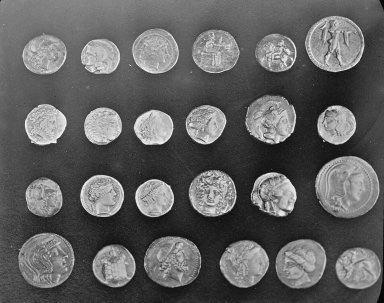
#> input picture Lab4/coins.jpg, 384 x 303 px, found by its file name
$ python main.py
#> lines starting #> are read from the running program, lines starting #| are printed output that depends on the picture; after the words box and inside, x2 and y2 are one past the last pixel; in counts of white or black regions, pixels touching at a corner belong together; long printed decimals are rounded
import skimage
import os
import matplotlib.pyplot as plt
from skimage.color import rgb2gray
from skimage.transform import rescale, resize
from skimage import io
from skimage.exposure import histogram
from skimage.util import img_as_ubyte
from skimage import data
from skimage.feature import match_template
import numpy as np


#Task 1
filename_path = "C:/Users/thed7f/Desktop/LTU/Programming for AI/Programming-for-ai-labs/Lab4/"
filename_coins = os.path.join(filename_path,'coins.jpg')
filename_astronaut = os.path.join(filename_path,'astronaut.jpg')

coins = io.imread(filename_coins)
#> coins is the input picture: shape (303, 384); min 1, max 251, mean 96.9
astronaut = io.imread(filename_astronaut)
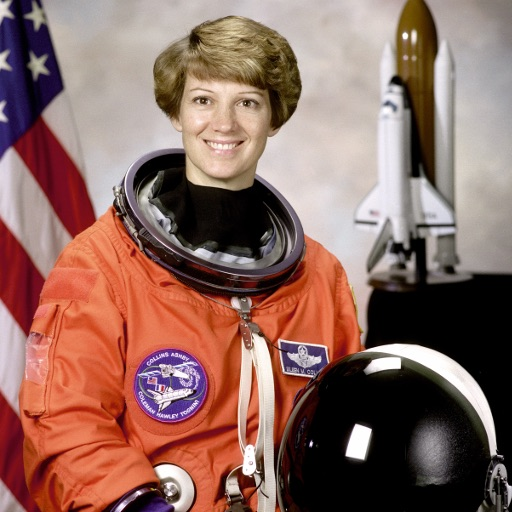
#> input picture Lab4/astronaut.jpg, 512 x 512 px, found by its file name
#> astronaut is the input picture: shape (512, 512, 3); mean R, G, B 141.8, 105.7, 96.7

print("Task1")

print(coins.shape)
#| (303, 384)
print(coins.dtype)
#| uint8
print(coins[1,1])
#| 143

print(astronaut.shape)
#| (512, 512, 3)
print(astronaut.dtype)
#| uint8
print(astronaut[1,1])
#| [145 143 148]

ax = plt.imshow(coins)
plt.show()
ax = plt.imshow(astronaut)
plt.show()

#Task 2
coins_grayscale = coins
astronaut_grayscale = rgb2gray(astronaut)

print("\nTask2")
print(coins_grayscale.dtype)
#| uint8
print(coins[1,1])
#| 143

print(astronaut_grayscale.dtype)
#| float64
print(astronaut_grayscale[1,1])
#| 0.5639

ax = plt.imshow(coins_grayscale)
plt.show()
ax = plt.imshow(astronaut_grayscale)
plt.show()

#Task 3
print("\nTask3")
print(astronaut_grayscale.shape)
#| (512, 512)
#resizing grayscaled astronaut
image_resized = resize(astronaut_grayscale, (astronaut_grayscale.shape[0] // 2, astronaut_grayscale.shape[1]// 2),
anti_aliasing=True)
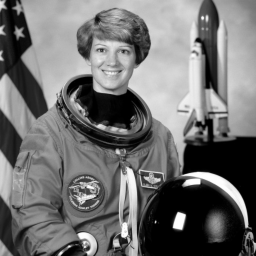
#> image_resized: shape (256, 256) float64; min 0, max 0.998, mean 0.442
print(image_resized.shape)
#| (256, 256)
print(image_resized.dtype) # float64
#| float64

#rescaling grayscaled astronaut
image_rescaled_75 = rescale(astronaut_grayscale, 0.75, anti_aliasing=False)
print(image_rescaled_75.shape)
#| (384, 384)
print(image_resized.dtype) # float64
#| float64

image_rescaled_50 = rescale(astronaut_grayscale, 0.5, anti_aliasing=False)
print(image_rescaled_50.shape)
#| (256, 256)

image_rescaled_25 = rescale(astronaut_grayscale, 0.25, anti_aliasing=False)
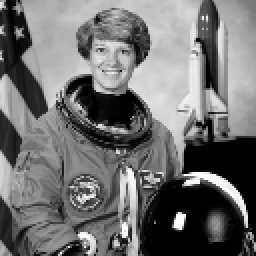
#> image_rescaled_25: shape (128, 128) float64 (shown 2 times larger); min 0, max 0.999, mean 0.442
print(image_rescaled_25.shape)
#| (128, 128)

#Task 4
ax = plt.hist(coins_grayscale.ravel(), bins = 256)

t = 120
binary = coins_grayscale < t
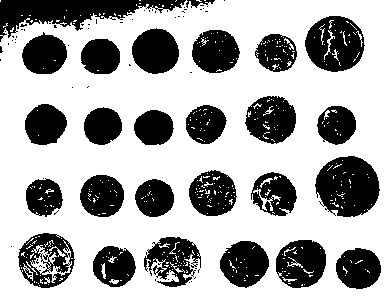
#> binary: shape (303, 384) bool; 66.6% white; 83 black regions (57 under 20 px), largest, box (x1, y1, x2, y2) and area: (0, 0, 186, 42) 3335, (315, 156, 380, 217) 2939, (305, 16, 365, 72) 2365


fig, ax = plt.subplots()
plt.imshow(binary, cmap="gray")
plt.show()
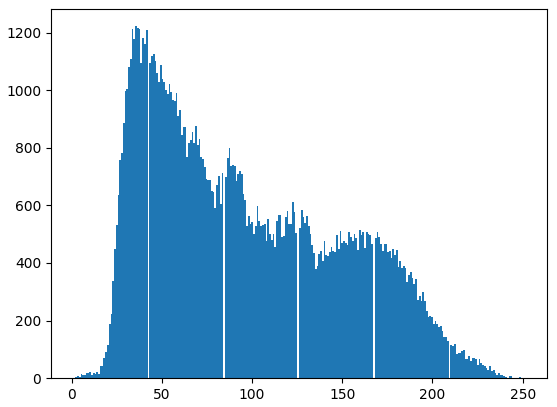
#> figure drawn by matplotlib, 1 panel; tallest bar 1222 high, from x = 35.18 to 36.16

#Task 5
print("\nTask5")
image = data.coins() #¤Loads same coin image as above, but imported from skimage.data
coin = image[170:220, 75:130] #Selects a protion of the image with a coin in it.
                            #The first two number selects in vertical direction and the second two in horizontal

result = match_template(image, coin) #Matches the pixel in the coin cropped image with the original sized image
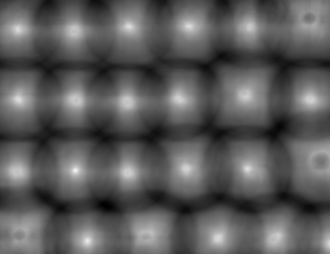
#> result: shape (254, 330) float64; min -0.544, max 1, mean 0.00983; drawn with min black and max white
ij = np.unravel_index(np.argmax(result), result.shape) #Gets coordinates of the match image
#> ij = (170, 75)
x, y = ij[::-1] #Puts coordintaes in x and y variables
#> x = 75; y = 170

fig = plt.figure(figsize=(8, 3)) #Creates 8x3 subplot figure, asically used as a 1x3 grid
ax1 = plt.subplot(1, 3, 1)
ax2 = plt.subplot(1, 3, 2)
ax3 = plt.subplot(1, 3, 3, sharex=ax2, sharey=ax2)

ax1.imshow(coin, cmap=plt.cm.gray) # plots the single cion in "proper" grayscale color
ax1.set_axis_off()
ax1.set_title('template')

ax2.imshow(image, cmap=plt.cm.gray) #plots full image of coins
ax2.set_axis_off() #Turns off y- and x-axis
ax2.set_title('image') #Sets title
# highlight matched region
hcoin, wcoin = coin.shape #Gets the shape of coin
#> hcoin = 50; wcoin = 55
rect = plt.Rectangle((x, y), wcoin, hcoin, edgecolor='r', facecolor='none') #Creates a red rectangle the same pixel size as coin
ax2.add_patch(rect) #adds the rectangle to the full coin image

ax3.imshow(result)  #plots the result of the matche_templade function
                    #Looks like a heatmap where the moore matched pixels have a green color and the non-mathched pixels
                    #has a blue color. Seems to be able to match the single coin to most of the other coins, even though they
                    #are a bit different. Seems like it matches on pixel "intensity", i.e. the grayscale value of the poxels.
ax3.set_axis_off()
ax3.set_title('`match_template`\nresult')
# highlight matched region
ax3.autoscale(False)
ax3.plot(x, y, 'o', markeredgecolor='r', markerfacecolor='none', markersize=10) #Plots a ring at the original coin placement

plt.show()
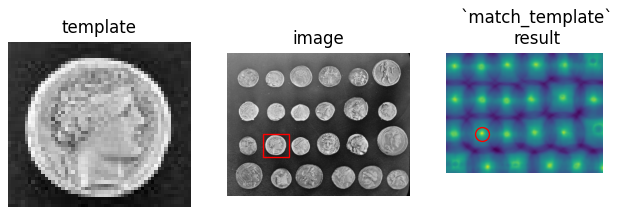
#> figure drawn by matplotlib, 3 panels
